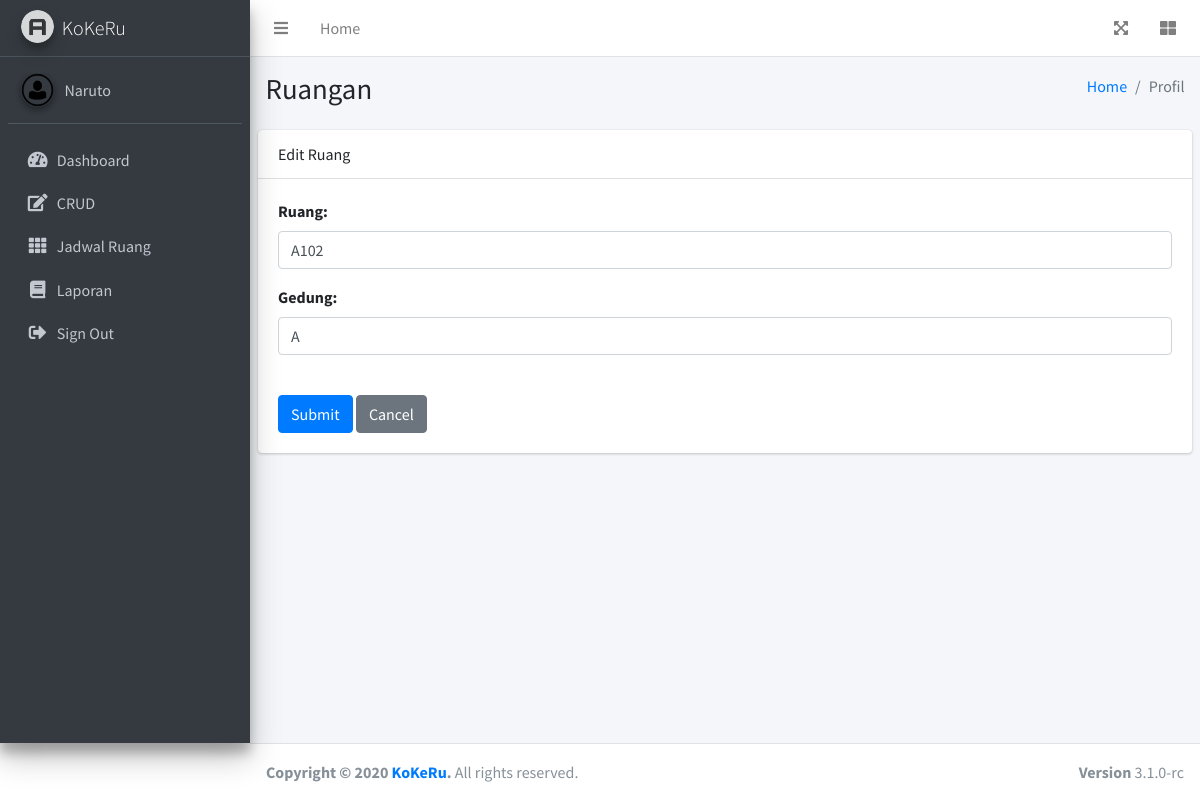
Screenshot of /pages/forms/peng_edit_ruang.php?id=1 (signed in) with the database file from the repository.
### tables this page shows
CREATE TABLE `pengelola` (
  `id_peng` int(4) NOT NULL,
  `nama_peng` varchar(50) NOT NULL,
  `email` varchar(255) NOT NULL,
  `password` varchar(255) NOT NULL
);

CREATE TABLE `ruang` (
  `id_ruang` int(4) NOT NULL,
  `nama_ruang` varchar(20) NOT NULL,
  `nama_gedung` varchar(20) NOT NULL
);

### pages/forms/peng_edit_ruang.php (the view, shortened to what this page needs)
<!DOCTYPE html>
<html lang="en">
<head>
  <link rel="stylesheet" href="../../plugins/fontawesome-free/css/all.min.css">
  <link rel="stylesheet" href="../../dist/css/adminlte.min.css">
</head>
<body class="hold-transition sidebar-mini">
<?php
  require_once('db_login.php');
  if(isset($_GET['id'])){
			$id = $_GET['id'];
		}
if (!isset($_POST["submit"])) {
    $query = "SELECT * FROM ruang WHERE id_ruang =" .$id. "";
    $result = $db->query($query);
    if (!$result) {
        die("Could not query the database: <br/>" . $db->error);
    } else {
        while ($row = $result->fetch_object()) {
            $nama_ruang = $row->nama_ruang;
			$nama_gedung = $row->nama_gedung;
        }
    }
}
?>
<div class="wrapper">
  <nav class="main-header navbar navbar-expand navbar-white navbar-light">
    <ul class="navbar-nav">
      <li class="nav-item">
        <a class="nav-link" data-widget="pushmenu" href="#" role="button"><i class="fas fa-bars"></i></a>
      </li>
      <li class="nav-item d-none d-sm-inline-block">
        <a href="peng_home.php" class="nav-link">Home</a>
      </li>
    </ul>
    <ul class="navbar-nav ml-auto">
      <li class="nav-item">
        <a class="nav-link" data-widget="fullscreen" href="#" role="button">
          <i class="fas fa-expand-arrows-alt"></i>
        </a>
      </li>
      <li class="nav-item">
        <a class="nav-link" data-widget="control-sidebar" data-slide="true" href="#" role="button">
          <i class="fas fa-th-large"></i>
        </a>
      </li>
    </ul>
  </nav>
  <aside class="main-sidebar sidebar-dark-primary elevation-4">
    <a href="peng_home.php" class="brand-link">
      <img src="../../dist/img/AdminLTELogo.png" alt="AdminLTE Logo" class="brand-image img-circle elevation-3" style="opacity: .8">
      <span class="brand-text font-weight-light">KoKeRu</span>
    </a>
    <div class="sidebar">
      <div class="user-panel mt-3 pb-3 mb-3 d-flex">
        <div class="image">
          <img src="../../dist/img/avatar.png" class="img-circle elevation-2" alt="User Image">
        </div>
        <div class="info">
          <?php
            $query = "SELECT nama_peng FROM pengelola WHERE email = '".$_SESSION['username']."'";
            $result = $db->query($query);
            $row = $result->fetch_object();
            echo "<a href='peng_profil.php' class='d-block'>".$row->nama_peng."</a>";
          ?>
        </div>
      </div>
      <nav class="mt-2">
        <ul class="nav nav-pills nav-sidebar flex-column" data-widget="treeview" role="menu" data-accordion="false">
		  <li class="nav-item">
            <a href="peng_home.php" class="nav-link">
              <i class="nav-icon fas fa-tachometer-alt"></i>
              <p>
                Dashboard
              </p>
            </a>
          </li>
          <li class="nav-item">
            <a href="#" class="nav-link">
              <i class="nav-icon fas fa-edit"></i>
              <p>
                CRUD
              </p>
            </a>
			</li>
          <li class="nav-item">
            <a href="peng_ruang_tampilan.php?id=A" class="nav-link">
              <i class="nav-icon fas fa-th"></i>
              <p>
                Jadwal Ruang
              </p>
            </a>
          </li>
          <li class="nav-item">
            <a href="tampil_laporan.php?tanggal=<?php date_default_timezone_set("Asia/Jakarta"); echo date('Y-m-d');?>" class="nav-link">
              <i class="nav-icon fas fa-book"></i>
              <p>
                Laporan
              </p>
            </a>
		</li>
          <li class="nav-item">
         <li class="nav-item">
            <a href="logout.php" class="nav-link">
              <i class="nav-icon fas fa-sign-out-alt"></i>
              <p>
                Sign Out
              </p>
            </a>
          </li>
      </nav>
    </div>
  </aside>
  <div class="content-wrapper">
    <section class="content-header">
      <div class="container-fluid">
        <div class="row mb-2">
          <div class="col-sm-6">
            <h1>Ruangan</h1>
          </div>
          <div class="col-sm-6">
            <ol class="breadcrumb float-sm-right">
              <li class="breadcrumb-item"><a href="#">Home</a></li>
              <li class="breadcrumb-item active">Profil</li>
            </ol>
          </div>
        </div>
      </div>
    </section>
    <section class="content">
	<div class="card">
    <div class="card-header">Edit Ruang</div>
    <div class="card-body">
        <form method="POST" autocomplete="on">
            <div class="form-group">
                <label for="name">Ruang:</label>
                <input type="text" class="form-control" name="nama_ruang" id="nama_ruang" value="<?php if(isset($nama_ruang)) {echo $nama_ruang;} ?>">
            </div>
			<div class="form-group">
                <label for="name">Gedung:</label>
                <input type="text" class="form-control" name="nama_gedung" id="nama_gedung" value="<?php if(isset($nama_gedung)) {echo $nama_gedung;} ?>">
            </div>
            <br>
            <button type="submit" class="btn btn-primary" name="submit" value="submit">Submit</button>
            <a href="peng_ruang_jumlahruang.php" class="btn btn-secondary">Cancel</a>
        </form>
    </div>
</div>
        </div>
      </div>
  <footer class="main-footer">
    <div class="float-right d-none d-sm-block">
      <b>Version</b> 3.1.0-rc
    </div>
    <strong>Copyright &copy; 2020 <a href="https://adminlte.io">KoKeRu</a>.</strong> All rights reserved.
  </footer>
</body>
</html>

### rows the page displays
pengelola: nama_peng "Naruto"
ruang: nama_ruang "A102", nama_gedung "A"
